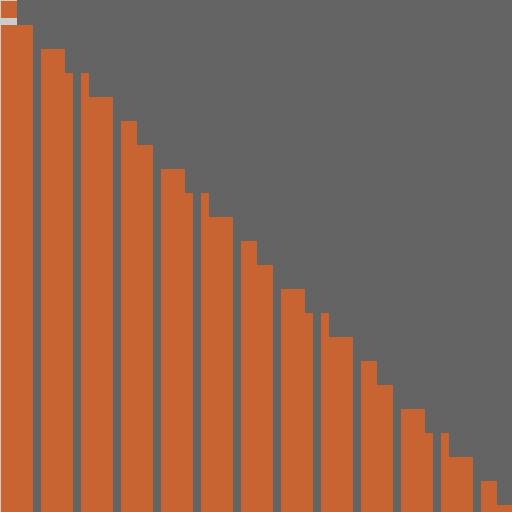
Frame 1 (no input)
Frame 60 (the mouse pressed at the canvas centre just before this capture): identical to frame 1, image omitted
Frame 120 (the mouse held since frame 60 and released just before this capture): identical to frame 1, image omitted

The Processing sketch that drew this single still picture (run headless with seeded random() and noise(); from frame 60 on, the mouse is pressed at the canvas centre):

// Processing sketch: h9opdr7
// ── h9opdr7.pde
int brickWidth = 32;
int brickHeight = 16;
int mortarThick = 8;
int[] brickColor = {200,100,50};
int[] mortarColor = {100,100,100};

int align = 0;

void setup(){
  noStroke();
  size(512,512);
  wall();
}

void draw(){

}

void wall(){
    for(int y = 1; y < height; y += brickHeight + mortarThick){
        for(int x = 1; x < width; x += brickWidth + mortarThick){
            fill(200,100,50);
            rect(x+align,y,x+brickWidth+align,y+brickHeight);
            fill(100,100,100);
            rect(x+align+brickWidth,y,x+align+brickWidth+mortarThick,y+brickHeight);
        }
        if(y%2 == 0){
          align = round((brickWidth+mortarThick)*0.5);
        }else{
          align = 0;
        }
        rect(y+brickHeight,0,y+brickHeight+mortarThick,width);
    }
}
